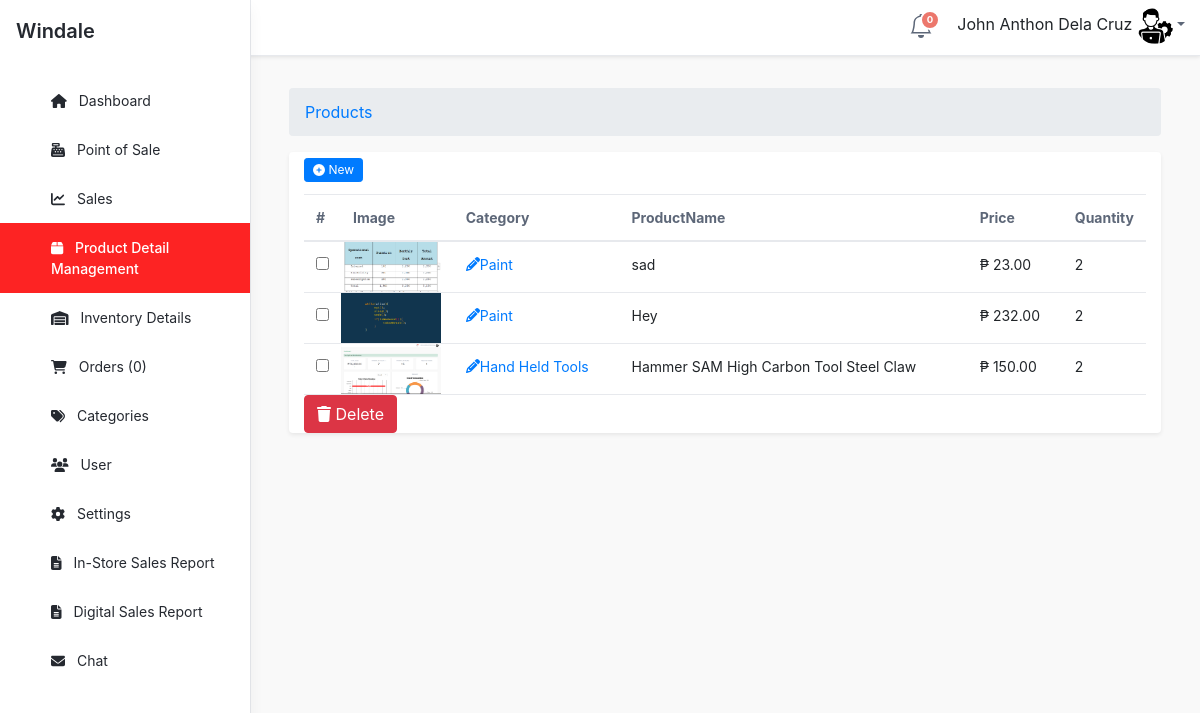
The page /admin/products/index.php (signed in) on the database its author committed.
### tables this page shows
CREATE TABLE `tblpromopro` (
  `PROMOID` int(11) NOT NULL,
  `PROID` int(11) NOT NULL,
  `PRODISCOUNT` double NOT NULL,
  `PRODISPRICE` double NOT NULL,
  `PROBANNER` tinyint(4) NOT NULL,
  `PRONEW` tinyint(4) NOT NULL
);

CREATE TABLE `tblproduct` (
  `PROID` int(11) NOT NULL,
  `PRODESC` varchar(255) DEFAULT NULL,
  `Description` varchar(1200) NOT NULL,
  `INGREDIENTS` varchar(255) NOT NULL,
  `PROQTY` int(11) DEFAULT NULL,
  `ORIGINALPRICE` double NOT NULL,
  `PROPRICE` double DEFAULT NULL,
  `CATEGID` int(11) DEFAULT NULL,
  `IMAGES` varchar(255) DEFAULT NULL,
  `PROSTATS` varchar(30) DEFAULT NULL,
  `OWNERNAME` varchar(90) NOT NULL,
  `OWNERPHONE` varchar(90) NOT NULL
);

CREATE TABLE `tblcategory` (
  `CATEGID` int(11) NOT NULL,
  `CATEGORIES` varchar(255) NOT NULL,
  `USERID` int(11) NOT NULL
);

### admin/products/index.php (called while the page is built, shortened)
<?php
require_once ("../theme/templates.php");
?>

### include/database.php (called while the page is built, shortened)
<?php
class Database {
	var $sql_string = '';
	private $conn;
	public function open_connection() {
		$this->conn = mysqli_connect(server,user,pass);
		if(!$this->conn){
			echo "Problem in database connection! Contact administrator!";
			exit();
		}else{
			$db_select = mysqli_select_db($this->conn,database_name);
		}
	}
	function setQuery($sql='') {
		$this->sql_string=$sql;
	}
	function executeQuery() {
		$result = mysqli_query($this->conn, $this->sql_string);
		return $this->confirm_query($result);
	}
	private function confirm_query($result) {
		return $result;
	}
	function loadResultList( $key='' ) {
		$cur = $this->executeQuery();
		$array = array();
		while ($row = mysqli_fetch_object($cur)) {
			if ($key) {
				$array[$row->$key] = $row;
			} else {
				$array[] = $row;
			}
		}
		return $array;
	}
}
$mydb = new Database();
?>

### admin/products/list.php (the view, shortened to what this page needs)
<div class="tab-content" id="orders-table-tab-content">
    <div class="tab-pane fade show active" id="orders-all" role="tabpanel" aria-labelledby="orders-all-tab">
        <div class="app-card app-card-orders-table shadow-sm mb-5">
        <div class="app-card-body" style="margin: 0 15px;">
                <div class="row">
                    <div class="col-lg-12">
                        <h3> <a href="index.php?view=add" class="btn btn-primary btn-sm "> <i
                                    class="fa fa-plus-circle fw-fa"></i> New</a> </h3>
                    </div>
                </div>
                <form action="controller.php?action=delete" Method="POST">
                    <div class="table-responsive">
                        <table id="myTable" class="table app-table-hover mb-0 text-left">
                            <thead>
                                <tr>
                                    <th class="cell">#</th>
                                    <th class="cell">Image</th>
                                    <th class="cell">Category</th>
                                    <th class="cell">ProductName</th>
                                    <th class="cell">Price</th>
                                    <th class="cell">Quantity</th>
                                </tr>
                            </thead>
                            <tbody>
                                <?php
				  		$query = "SELECT * FROM `tblpromopro` pr , `tblproduct` p , `tblcategory` c
           					 WHERE pr.`PROID`=p.`PROID` AND  p.`CATEGID` = c.`CATEGID` ";
				  		$mydb->setQuery($query);
				  		$cur = $mydb->loadResultList();
						foreach ($cur as $result) {
				  		echo '<tr>';
				  		echo '<td width="1%" align="center"><input type="checkbox" name="selector[]" id="selector[]" value="'.$result->PROID. '"/></td>';
				    echo '<td style="padding:0px;">
							<a class="PROID" href="" data-target="#productmodal"  data-toggle="modal"  data-id="'.$result->PROID.'">
							<img  title="'.$result->CATEGORIES.'" style="width:100px;height:50px;padding:0;"  src="'. web_root.'admin/products/'.$result->IMAGES . '">
							</a></td>';
				  		echo '<td><a title="edit" href="'.web_root.'admin/products/index.php?view=edit&id='.$result->PROID.'"><i class="fa fa-pencil "></i>'.$result->CATEGORIES.'</a></td>';
				  		echo '<td>'. $result->PRODESC.'</td>';
				  		echo '<td> &#8369 '.  number_format($result->PROPRICE,2).'</td>';
				  		echo '<td width="4%">'. $result->PROQTY.'</td>';
                  echo '</tr>';
				  	}
				  	?>
                            </tbody>
                        </table>
                        <div class="btn-group">
<button type="submit" class="btn btn-danger end" name="delete"><i class="fa fa-trash fw-fa"></i> Delete</button>
</div>
                    </div>
                </form>
            </div>
        </div>
    </div>

### rows shown on the page
tblpromopro: PROID.IMAGES (picture), tblcategory.CATEGORIES "Paint", PROID.PRODESC "sad", PROID.PROPRICE "23.00", PROID.PROQTY "2"
tblpromopro: PROID.IMAGES (picture), tblcategory.CATEGORIES "Paint", PROID.PRODESC "Hey", PROID.PROPRICE "232.00", PROID.PROQTY "2"
tblpromopro: PROID.IMAGES (picture), tblcategory.CATEGORIES "Hand Held Tools", PROID.PRODESC "Hammer SAM High Carbon Tool Steel Claw", PROID.PROPRICE "150.00", PROID.PROQTY "2"

### other values the page prints
$notificationCount "0"
$_SESSION['U_NAME'] "John Anthon Dela Cruz"
$res "0"
$title "Products"
